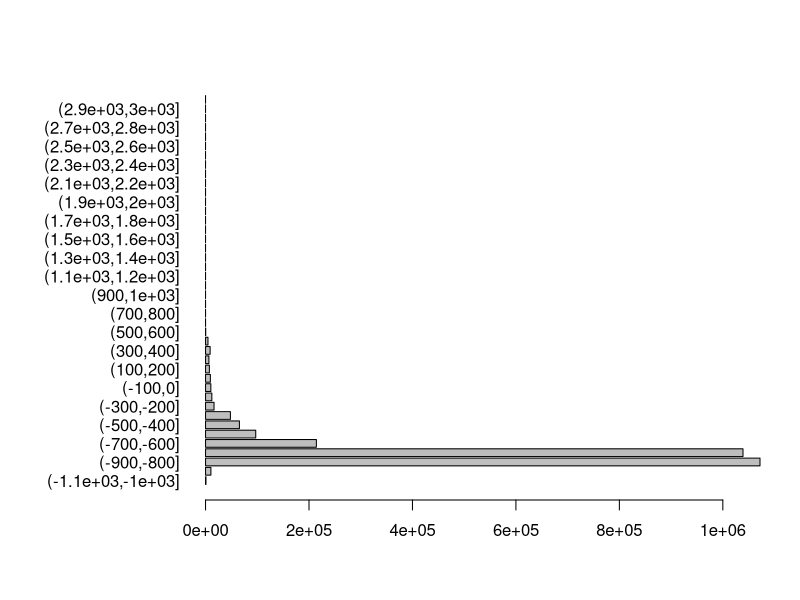

Reproduce this figure in R. (Note: this script raises an error after producing the figure.)
#Listner, Leon. 8108323
#Aufgabe 7

#a)
Dichte <- read.csv2("Lungenlappendichte.csv")
str(Dichte)
Dichte

#b)
(Gesamt <- rowSums(Dichte[,3:6]))
#Berechnung der Zeilensummen ohne die HU-Dichten
(Dichte.Gesamt <- cbind(Dichte, Gesamt))

#c)
(gruppiert <- ordered(cut(Dichte$HUDichte, breaks = seq(from = -1100, to = 3100, by = 100))))
#Die Intervallaufteilung geschieht mit seq, cut erstellt einen Faktorvektor,
#durch ordered wird er zu einem geordneten Faktor.

(Häufigkeistverteilung <- tapply(Gesamt, gruppiert, sum))
#In jedem Intervall steht nun die Anzahl der HUDichten über alle Orte hinweg,
#die in diesem Intervall liegen.

#d)

par(las = 1, mar = c(5, 10, 4, 2))
barplot(Häufigkeistverteilung, horiz = TRUE)
#Die Verteilung ist stark rechtsschief, die Masse ist links/unten gebündelt,
#dennoch gibt es rechts/oben Ausreißer
#las sorgt für Horizontalen Schriftzug, der zweite Eintrag 10 in mar sorgt für
#ausreichenden Platz für die Beschriftungen.

#e) ?
Rekonstruktion


#f)
set.seed(80)
Stichproben <- sample(Rekonstruktion, 18000)
qqplot(Stichproben)
qqline(Stichproben)

#Da das Diagramm in d) schon rechtsschief war, werden auch die QQplots
#vermutlich Ausreißer nach oben anzeigen.




